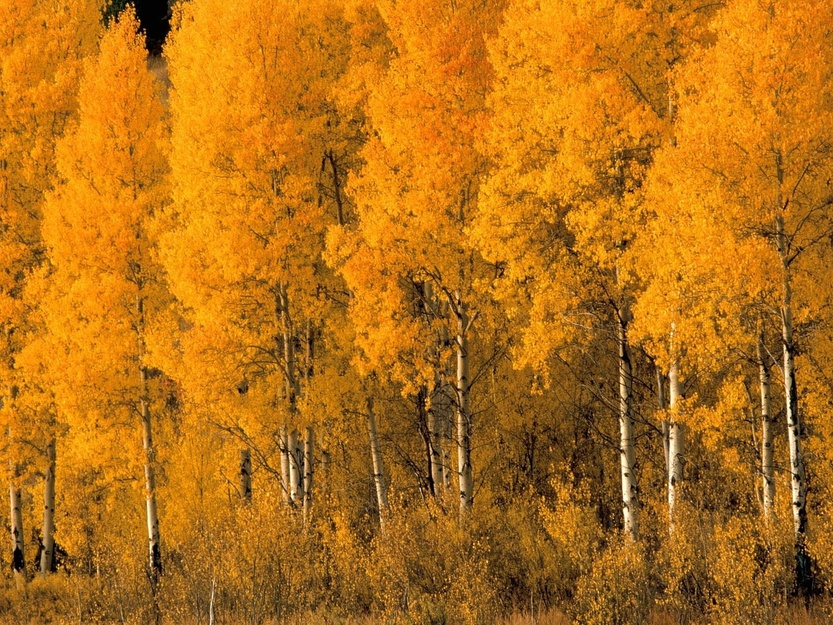
#> input picture advanced/image_enhancement_and_filtering/images/yellow_trees.jpg, 833 x 625 px, shrunk from 1600 x 1200 before the run
$ jupyter execute 5.histogram_matching.ipynb
#> lines starting #> are read from the running program, lines starting #| are printed output that depends on the picture
# Histogram Matching
Histogram matching is used for normalizing the representation of images, it can be used for feature matching, especially when the pictures are from diverse sources or under varied conditions (depending on the light, etc). each image has a number of channels, each channel is matched individually. Histogram matching is possible only if the number of channels matches in the input and reference images.

**The main target of histogram matching is:**
- For each image, we need to create histograms.
- Take a look at the histogram of the reference image.
- Using the reference histogram, update the pixel intensity values in the input picture such that they match.

## Implementation

[cell 1]
# import packages
import cv2
import matplotlib.pyplot as plt
import numpy as np

**Read main image and reference image**

[cell 2]
img = cv2.imread("./images/yellow_trees.jpg")
#> img is the input picture: shape (625, 833, 3); mean B, G, R 22.6, 111.8, 180
reference_img = cv2.imread("./images/green.jpg")
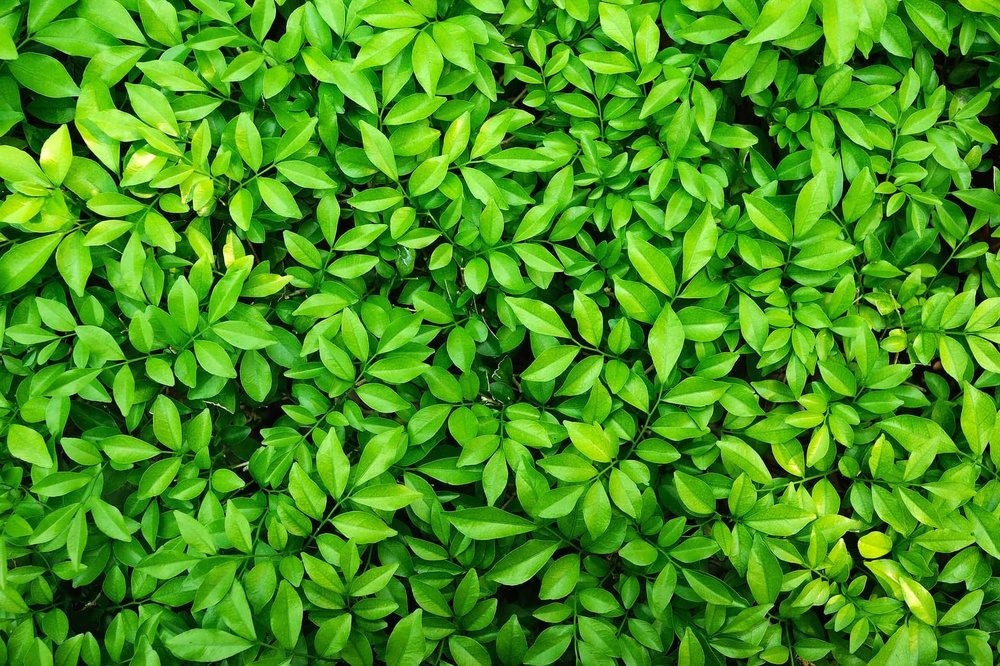
#> input picture advanced/image_enhancement_and_filtering/images/green.jpg, 1000 x 666 px, shrunk from 1920 x 1278 before the run
#> reference_img is the input picture: shape (666, 1000, 3); mean B, G, R 23.1, 148.7, 70.7

## Match histograms

[cell 3]
def calculate_cdf(histogram):
    """
    This method calculates the cumulative distribution function
    :param array histogram: The values of the histogram
    :return: normalized_cdf: The normalized cumulative distribution function
    :dtype: array
    """
    # Get the cumulative sum of the elements
    cdf = histogram.cumsum()

    # Normalize the cdf
    normalized_cdf = cdf / float(cdf.max())

    return normalized_cdf

[cell 4]
def calculate_lookup(src_cdf, ref_cdf):
    """
    This method creates the lookup table
    :param array src_cdf: The cdf for the source image
    :param array ref_cdf: The cdf for the reference image
    :return: lookup_table: The lookup table
    :rtype: array
    """
    lookup_table = np.zeros(256)
    lookup_val = 0
    for src_pixel_val in range(len(src_cdf)):
        lookup_val
        for ref_pixel_val in range(len(ref_cdf)):
            if ref_cdf[ref_pixel_val] >= src_cdf[src_pixel_val]:
                lookup_val = ref_pixel_val
                break
        lookup_table[src_pixel_val] = lookup_val
    return lookup_table

[cell 5]
def match_histograms(src_image, ref_image):
    """
    This method matches the source image histogram to the
    reference signal
    :param image src_image: The original source image
    :param image  ref_image: The reference image
    :return: image_after_matching
    :dtype: image (array)
    """
    # Split the images into the different color channels
    # b means blue, g means green and r means red
    src_b, src_g, src_r = cv2.split(src_image)
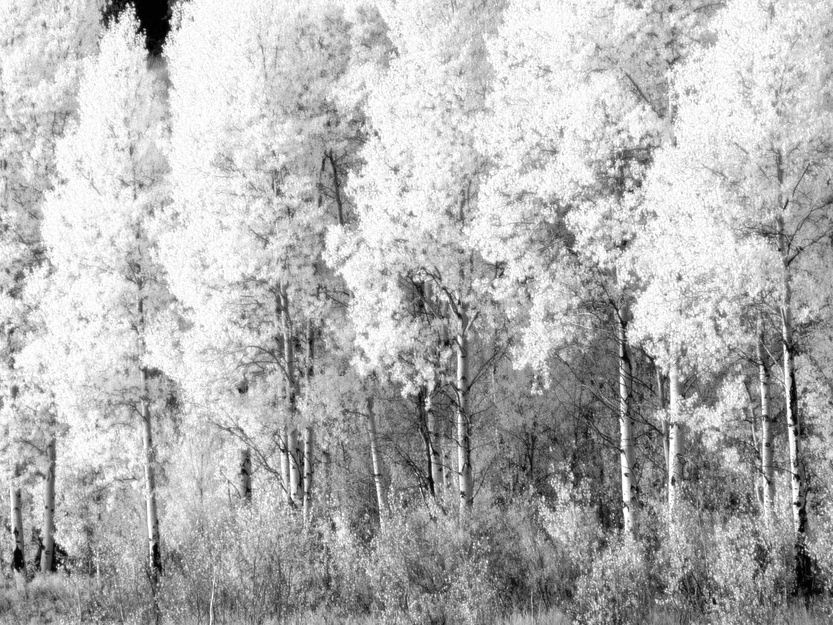
#> src_r: shape (625, 833); min 0, max 255, mean 180
    ref_b, ref_g, ref_r = cv2.split(ref_image)
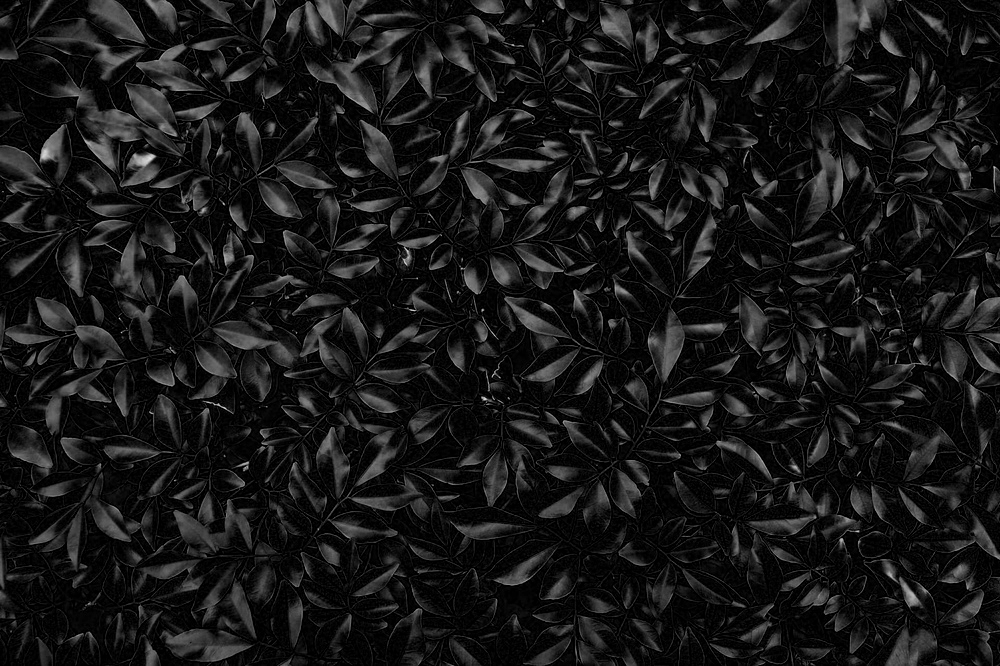
#> ref_b: shape (666, 1000); min 0, max 227, mean 23.1
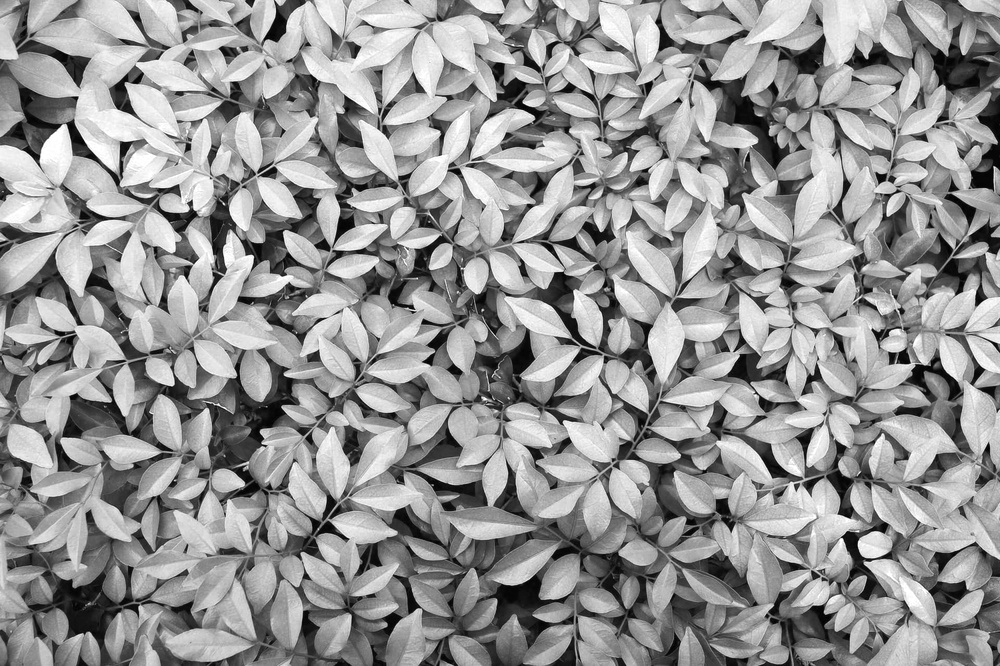
#> ref_g: shape (666, 1000); min 0, max 255, mean 148.7
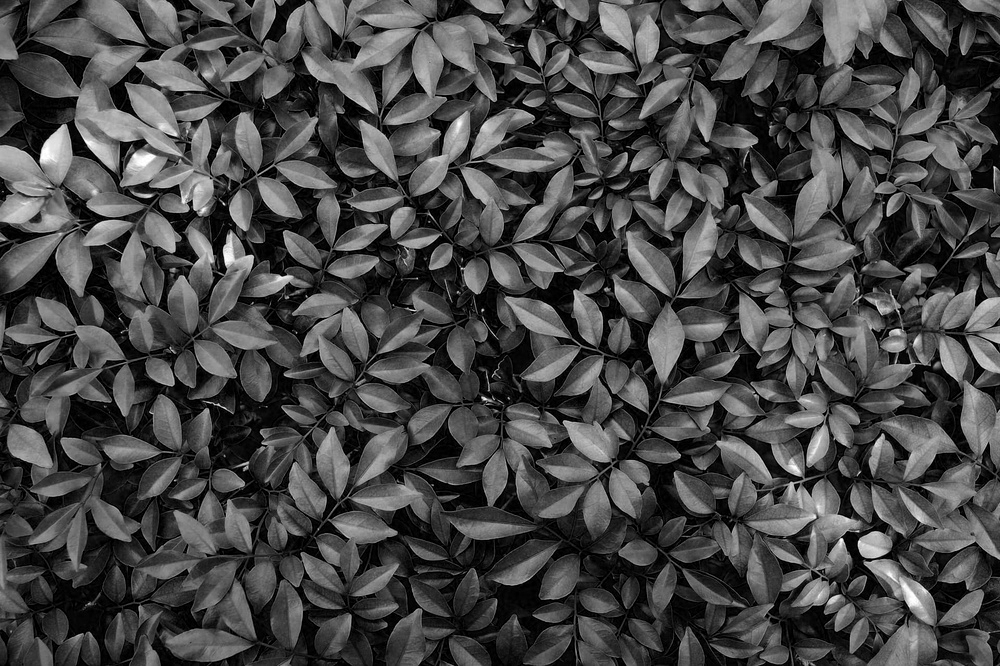
#> ref_r: shape (666, 1000); min 0, max 255, mean 70.7

    # Compute the b, g, and r histograms separately
    # The flatten() Numpy method returns a copy of the array c
    # collapsed into one dimension.
    src_hist_blue, bin_0 = np.histogram(src_b.flatten(), 256, [0,256])
#> src_hist_blue = 256 values, max 51381 at index 0, min 0 at index 223, mean 2033.7; bin_0 = 257 values from 0 to 256
    src_hist_green, bin_1 = np.histogram(src_g.flatten(), 256, [0,256])
#> src_hist_green = 256 values, max 6226 at index 123, min 4 at index 254, mean 2033.7; bin_1 = 257 values from 0 to 256
    src_hist_red, bin_2 = np.histogram(src_r.flatten(), 256, [0,256])
#> src_hist_red = 256 values, max 14203 at index 255, min 76 at index 9, mean 2033.7; bin_2 = 257 values from 0 to 256
    ref_hist_blue, bin_3 = np.histogram(ref_b.flatten(), 256, [0,256])
#> ref_hist_blue = 256 values, max 142576 at index 0, min 0 at index 202, mean 2601.6; bin_3 = 257 values from 0 to 256
    ref_hist_green, bin_4 = np.histogram(ref_g.flatten(), 256, [0,256])
#> ref_hist_green = 256 values, max 5155 at index 207, min 17 at index 0, mean 2601.6; bin_4 = 257 values from 0 to 256
    ref_hist_red, bin_5 = np.histogram(ref_r.flatten(), 256, [0,256])
#> ref_hist_red = 256 values, max 33951 at index 0, min 19 at index 241, mean 2601.6; bin_5 = 257 values from 0 to 256

    # Compute the normalized cdf for the source and reference image
    src_cdf_blue = calculate_cdf(src_hist_blue)
#> in calculate_cdf, `cdf = histogram.cumsum()`: cdf = 256 values from 51381 to 520625
#> in calculate_cdf, `normalized_cdf = cdf / float(cdf.max())`: normalized_cdf = 256 values from 0.0987 to 1
#> src_cdf_blue = 256 values from 0.0987 to 1
    src_cdf_green = calculate_cdf(src_hist_green)
#> src_cdf_green = 256 values from 0.00113 to 1
    src_cdf_red = calculate_cdf(src_hist_red)
#> src_cdf_red = 256 values from 0.000234 to 1
    ref_cdf_blue = calculate_cdf(ref_hist_blue)
#> ref_cdf_blue = 256 values from 0.214 to 1
    ref_cdf_green = calculate_cdf(ref_hist_green)
#> ref_cdf_green = 256 values from 2.55e-05 to 1
    ref_cdf_red = calculate_cdf(ref_hist_red)
#> ref_cdf_red = 256 values from 0.051 to 1

    # Make a separate lookup table for each color
    blue_lookup_table = calculate_lookup(src_cdf_blue, ref_cdf_blue)
#> after the loop in calculate_lookup, `for src_pixel_val in range(len(src_cdf)):`: lookup_table = 256 values from 0 to 227
#> blue_lookup_table = 256 values from 0 to 227
    green_lookup_table = calculate_lookup(src_cdf_green, ref_cdf_green)
#> green_lookup_table = 256 values from 5 to 255
    red_lookup_table = calculate_lookup(src_cdf_red, ref_cdf_red)
#> red_lookup_table = 256 values from 0 to 255

    # Use the lookup function to transform the colors of the original
    # source image
    blue_after_transform = cv2.LUT(src_b, blue_lookup_table)
    green_after_transform = cv2.LUT(src_g, green_lookup_table)
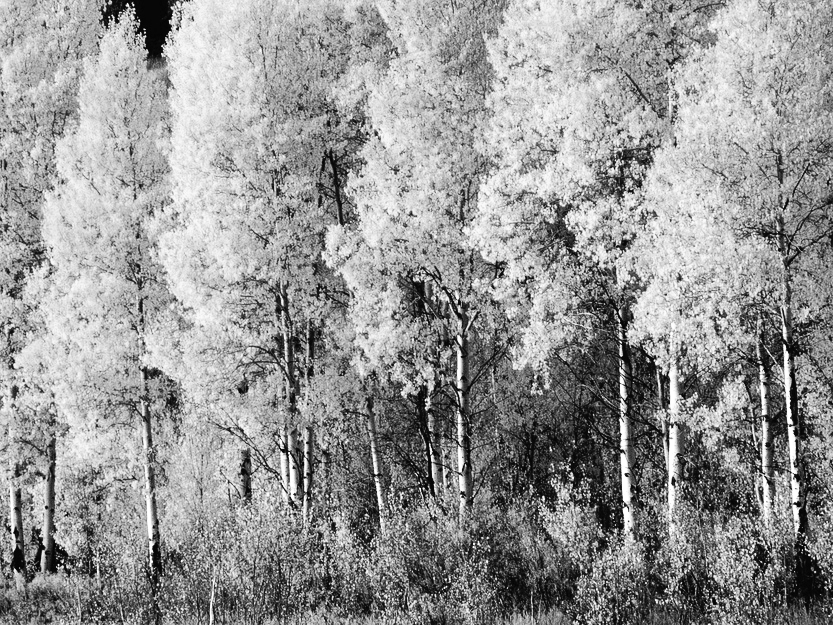
#> green_after_transform: shape (625, 833) float64; min 5, max 255, mean 149.6
    red_after_transform = cv2.LUT(src_r, red_lookup_table)
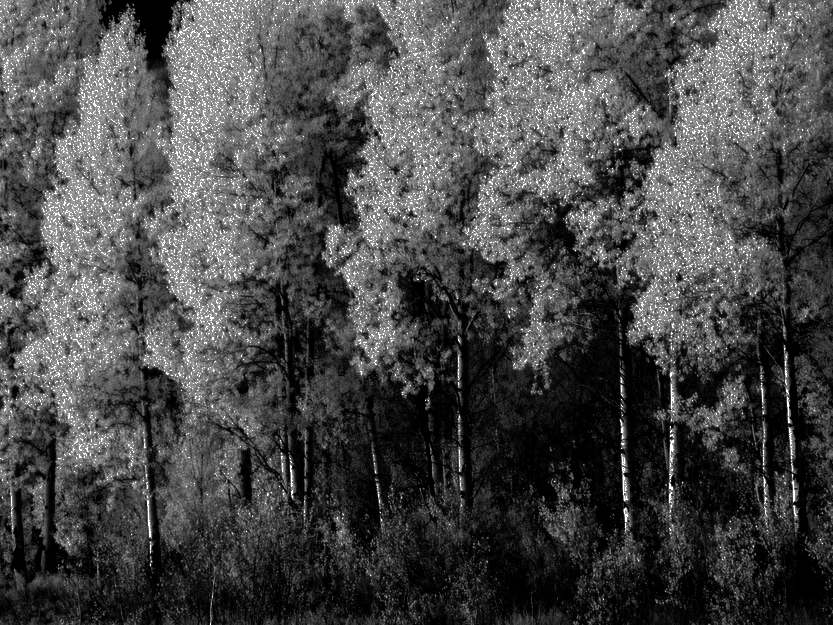
#> red_after_transform: shape (625, 833) float64; min 0, max 255, mean 73.2

    # Put the image back together
    image_after_matching = cv2.merge([
        blue_after_transform, green_after_transform, red_after_transform])
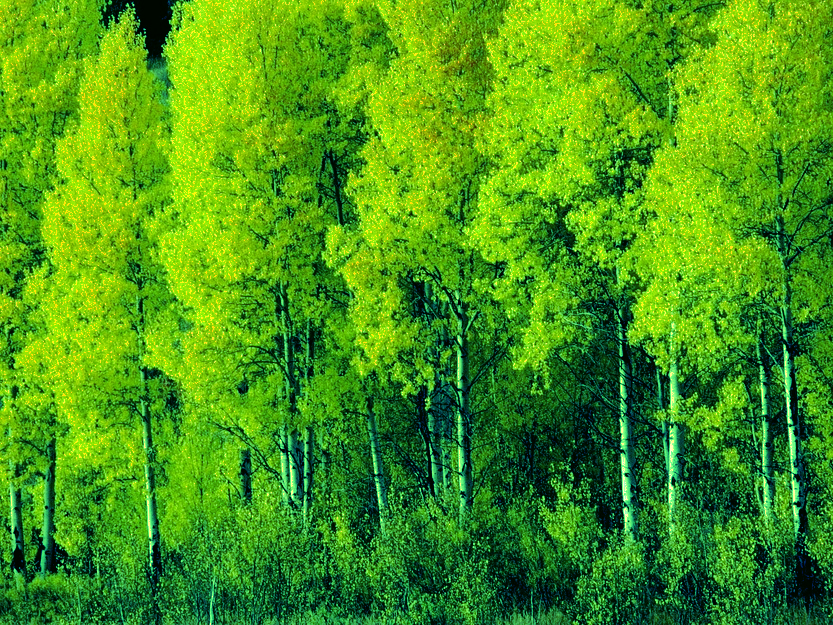
#> image_after_matching: shape (625, 833, 3) float64; mean B, G, R 23.7, 149.6, 73.2
    image_after_matching = cv2.convertScaleAbs(image_after_matching)

    return image_after_matching

[cell 6]
# Calculate the matched image
output_image = match_histograms(img, reference_img)

## Plotting

[cell 7]
## Display images, used for debugging
cv2.imshow('Source Image', img)
cv2.imshow('Reference Image', reference_img)
cv2.imshow('Output Image', output_image)

# Wait until the 'q' key is pressed to close the windows
while True:
    if cv2.waitKey(1) & 0xFF == ord('q'):
#> (key q is pressed here)
